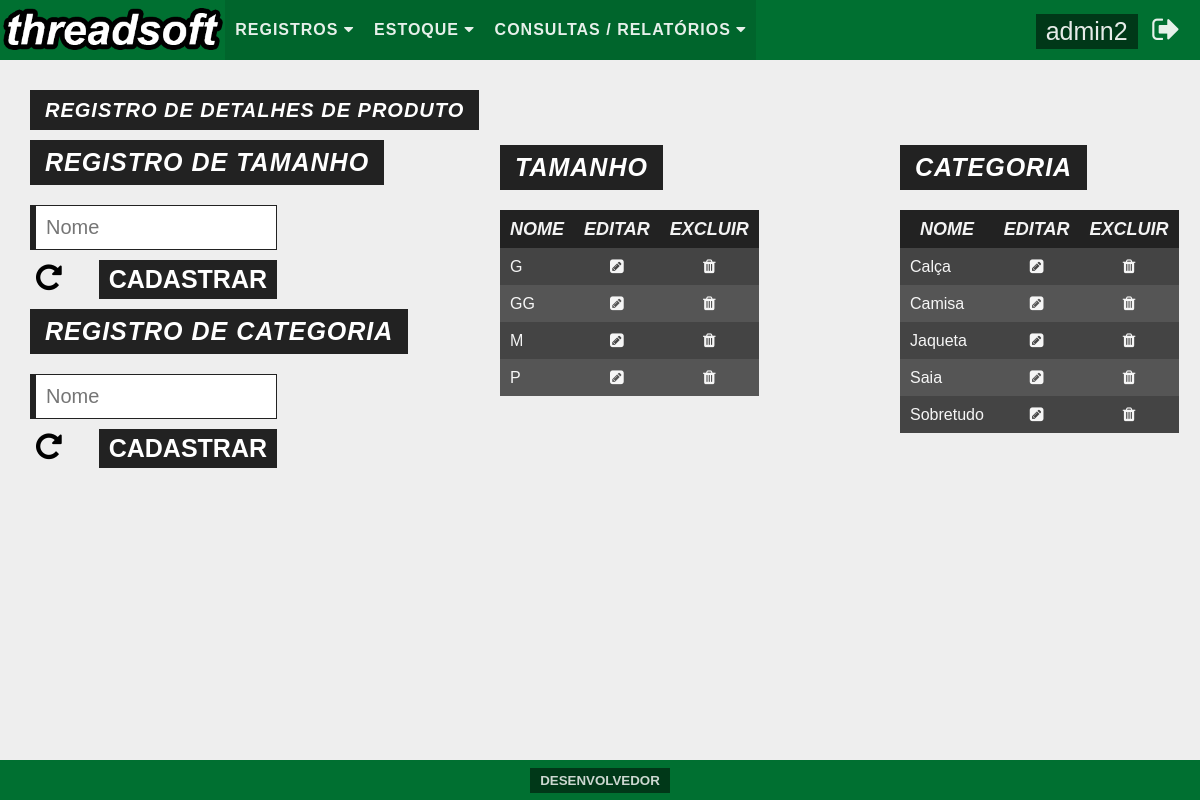
Page /pages/main.php?folder=system/prod-details/&file=fmadd_prod-details&ext=php (signed in) on the committed database.
### tables this page shows
CREATE TABLE `users` (
  `id` tinyint(2) UNSIGNED ZEROFILL NOT NULL COMMENT 'Este campo serve como identificador único para usuário.',
  `username` varchar(20) NOT NULL COMMENT 'Este campo é destinado a armazenar o nome de usuário.',
  `password` char(32) NOT NULL COMMENT 'Este campo é a armazenar a senha para o usuário.',
  `email` varchar(100) NOT NULL COMMENT 'Este campo é destinado a armazanar o e-mail do usuário.'
);

CREATE TABLE `sizes` (
  `id` tinyint(2) UNSIGNED ZEROFILL NOT NULL COMMENT 'Identificador único para tamanho.',
  `size` varchar(10) NOT NULL COMMENT 'Campo destinado a registrar o tamanho dos produtos.'
);

CREATE TABLE `categories` (
  `id` tinyint(2) UNSIGNED ZEROFILL NOT NULL COMMENT 'Identificador único de categorias.',
  `category` varchar(45) NOT NULL COMMENT 'Tabela destinada a registrar as categorias do produtos.'
);

### pages/system/prod-details/fmadd_prod-details.php (the view)
<div id="contentDoubleAdd">
  <h1>Registro de Detalhes de Produto</h1><br>
  <div>
    <div>
      <h2>Registro de Tamanho</h2>
      <div>
        <form action="?folder=system/prod-details/&file=add_size&ext=php" method="post">
          <input type="text" name="txtsize" placeholder="Nome"><br>
          <button type="reset" name="btnclean"><i class="fa fa-repeat" aria-hidden="true"></i></button>
          <button type="submit" name="btnsend">Cadastrar</button>
        </form>
      </div>
        <h2>Registro de Categoria</h2>
      <div>
        <form action="?folder=system/prod-details/&file=add_type&ext=php" method="post">
          <input type="text" name="txttype" placeholder="Nome"><br>
          <button type="reset" name="btnclean"><i class="fa fa-repeat" aria-hidden="true"></i></button>
          <button type="submit" name="btnsend">Cadastrar</button>
        </form>
      </div>
    </div>
    <div>
      <div>
        <div class="tableDoubleAdd">
          <h2>Tamanho</h2>
          <table>
            <?php
              $sql_sel_sizes = "SELECT size, id FROM sizes";
              $sql_sel_sizes_preparado = $conexaobd->prepare($sql_sel_sizes);
              $sql_sel_sizes_preparado->execute();
            ?>
            <thead>
              <tr>
                <th>Nome</th>
                <th>Editar</th>
                <th>Excluir</th>
              </tr>
            </thead>
            <tbody>
              <?php
                if($sql_sel_sizes_preparado->rowCount()>0){
                  while($sql_sel_sizes_dados = $sql_sel_sizes_preparado->fetch()){
              ?>
              <tr>
                <td><?php echo $sql_sel_sizes_dados['size']; ?></td>
                <td><a href="?folder=system/prod-details/&file=fmalt_size&ext=php&id=<?php echo $sql_sel_sizes_dados['id'] ?>"><i class="fa fa-pencil-square" aria-hidden="true"></i></a></td>
                <td><a href="?folder=system/prod-details/&file=del_size&ext=php&id=<?php echo $sql_sel_sizes_dados['id'] ?>"><i class="fa fa-trash" aria-hidden="true"></i></a></td>
              </tr>
              <?php
                  }
                }else{
              ?>
              <tr>
                <td align="center" colspan="3">Não há registros. </td>
              </tr>
              <?php
                }
              ?>
            </tbody>
          </table>
        </div>
        <div class="tableDoubleAdd">
        <h2>Categoria</h2>
          <table>
            <?php
              $sql_sel_types = "SELECT category, id FROM categories";
              $sql_sel_types_preparado = $conexaobd->prepare($sql_sel_types);
              $sql_sel_types_preparado->execute();
            ?>
            <thead>
              <tr>
                <th>Nome</th>
                <th>Editar</th>
                <th>Excluir</th>
              </tr>
            </thead>
            <tbody>
              <?php
                if($sql_sel_types_preparado->rowCount()>0){
                  while($sql_sel_types_dados = $sql_sel_types_preparado->fetch()){
              ?>
              <tr>
                <td><?php echo $sql_sel_types_dados['category']; ?></td>
                <td><a href="?folder=system/prod-details/&file=fmalt_type&ext=php&id=<?php echo $sql_sel_types_dados['id'] ?>"><i class="fa fa-pencil-square" aria-hidden="true"></i></a></td>
                <td><a href="?folder=system/prod-details/&file=del_type&ext=php&id=<?php echo $sql_sel_types_dados['id'] ?>"><i class="fa fa-trash" aria-hidden="true"></i></a></td>
              </tr>
              <?php
                  }
                }else{
              ?>
              <tr>
                <td align="center" colspan="3">Não há registros. </td>
              </tr>
              <?php
                }
              ?>
            </tbody>
          </table>
        </div>
      </div>
    </div>
  </div>
</div>

### pages/main.php (shortened to what this page needs)
<!DOCTYPE html>
<?php
  include "../security/database/dbconnect.php";
?>
<html>
  <head>
    <link rel="stylesheet" href="../css/reset.css">
    <link rel="stylesheet" href="../css/style.css">
    <link rel="stylesheet" href="../css/font-awesome-4.6.3/css/font-awesome.min.css">
  </head>
  <body>
    <header>
      <nav id="headerMenu">
        <a href="?folder=/&file=initial&ext=php"><img src="../img/logo.png" id="menuLogo"/></a>
        <ul id="menuList">
          <li class="dropdown">
               <a href="#" class="dropbtn">Registros <i class="fa fa-caret-down" aria-hidden="true"></i></a>
             </li><li class="dropdown">
            <a href="#" class="dropbtn">Estoque <i class="fa fa-caret-down" aria-hidden="true"></i></a>
          </li><li class="dropdown">
            <a href="#" class="dropbtn">Consultas / Relatórios <i class="fa fa-caret-down" aria-hidden="true"></i></a>
          </li>
        </ul>
        <div id="menuUser">
          <?php
            $sql_sel_users = "SELECT username, id FROM users WHERE id = ".$_SESSION['idUsuario'];
            $sql_sel_users_preparado = $conexaobd -> prepare($sql_sel_users);
            $sql_sel_users_preparado -> execute();
            $sql_sel_users_dados = $sql_sel_users_preparado -> fetch();
          ?>
          <a href="?folder=system/user/&file=fmalt_user&ext=php&id=<?php echo $sql_sel_users_dados['id'] ?>"><?php echo $sql_sel_users_dados['username'] ?></a>
          <a href="../security/authentication/logout_authentication.php"><i class="fa fa-sign-out" aria-hidden="true"></i></a>
        </div>
      </nav>
    </header>
    <?php
      if(isset($_GET['folder'])&&isset($_GET['file'])&&isset($_GET['ext'])){
        if(!include $_GET['folder'].$_GET['file'].".".$_GET['ext']){
          echo "<h1>Página não encontrada!</h1>";
        }
      }else{
        include "initial.php";
      }
    ?>
    <footer>
      <button onclick="openModal()" id="openModal">Desenvolvedor</button>
    </footer>
  </body>
</html>

### css/style.css (style rules this page uses)
body { background: #eee; }
#headerMenu { background: #007031; height: 60px; -webkit-user-select: none; width: 100%; margin-bottom: 20px; }
#menuLogo { display: inline-block; float: left; height: 80%; margin-top: 5px; }
#menuList { display: inline-block; float: left; }
#menuList > li { background: rgba(0,0,0, 0.1); color: rgba(255,255,255,0.7); display: inline-block; font-family: Arial, sans-serif; font-weight: bold; line-height: 60px; padding-left: 10px; padding-right: 10px; text-transform: uppercase; }
li a, .dropbtn { color: rgba(255,255,255,0.9); letter-spacing: 1px; text-decoration: none; }
li.dropdown { display: inline-block; }
#menuUser { float: right; font-family: Arial, sans-serif; margin-right: 20px; }
#menuUser > a { color: rgba(255,255,255,0.9); font-size: 25px; text-decoration: none; }
#menuUser > a:first-of-type { background: rgba(0,0,0,0.5); display: inline-block; padding: 5px 10px 5px 10px; }
#menuUser > a:last-of-type { font-size: 30px; line-height: 60px; margin-left: 10px; }
footer { background: #007031; bottom: 0; font-size: 14px; height: 40px; font-family: Arial, sans-serif; text-align: center; position: fixed; width: 100%; }
footer > button { border: none; text-transform: uppercase; cursor: pointer; outline: none; background: rgba(0,0,0,0.5); color: rgba(255,255,255,0.8); display: inline-block; font-weight: bold; margin-top: 8px; padding: 5px 10px 5px 10px; text-decoration: none; -webkit-user-select: none; }
#contentDoubleAdd { margin-left: 30px; }
#contentDoubleAdd > h1 { font-family: Arial, sans-serif; font-size: 20px; letter-spacing: 1px; font-style: italic; font-weight: bold; padding: 10px 15px 10px 15px; background: #222; color: #fff; text-transform: uppercase; display: inline-block; margin-top: 10px; }
#contentDoubleAdd > div:first-of-type div h2 { font-family: Arial, sans-serif; font-size: 25px; letter-spacing: 1px; font-style: italic; font-weight: bold; padding: 10px 15px 10px 15px; background: #222; color: #fff; text-transform: uppercase; display: inline-block; margin-top: 10px; overflow: none; white-space: nowrap; }
#contentDoubleAdd > div:first-of-type div > div { margin-top: 20px; width: 247px; background: rgba(0,0,0,0.0); }
#contentDoubleAdd > div:first-of-type div > div:last-of-type { margin-bottom: 50px; }
#contentDoubleAdd > div:first-of-type div > div > form > input { width: 220px; border: none; border-left: 6px solid #222; border-top: 1px solid #222; border-right: 1px solid #222; border-bottom: 1px solid #222; margin-bottom: 10px; outline: none; padding: 10px; font-size: 20px; }
#contentDoubleAdd > div:first-of-type div > div > form > button:first-of-type { background: none; border: none; outline: none; font-size: 30px; cursor: pointer; }
#contentDoubleAdd > div:first-of-type div > div > form > button:last-of-type { border: none; background: #222; outline: none; font-size: 25px; color: #fff; text-transform: uppercase; padding: 5px 10px 5px 10px; float: right; font-weight: bold; cursor: pointer; }
.tableDoubleAdd { float: left; width: auto !important; max-height: 500px; overflow-y: auto; margin-top: 20px; max-width: 389px; }
.tableDoubleAdd:first-of-type { position: absolute; top: 115px; left: 500px; }
.tableDoubleAdd:last-of-type { position: absolute; top: 115px; left: 900px; }
.tableDoubleAdd table { margin-top: 20px; background: #222; color: rgba(255,255,255,0.95); font-family: Arial, sans-serif; }
.tableDoubleAdd td { font-size: 16px; padding: 10px; }
.tableDoubleAdd tbody td:first-of-type { text-align: left; }
.tableDoubleAdd tbody td { text-align: center; max-width: 150px; }
.tableDoubleAdd tbody td a { text-decoration: none; color: rgba(255,255,255,0.95); }
.tableDoubleAdd tbody tr:nth-child(odd) { background: #444; }
.tableDoubleAdd tbody tr:nth-child(even) { background: #555; }
.tableDoubleAdd th { padding: 10px; font-weight: bold; font-style: italic; font-size: 18px; text-transform: uppercase; }

### rows in the picture
users: username "admin2"
sizes: size "G"
sizes: size "GG"
sizes: size "M"
sizes: size "P"
categories: category "Calça"
categories: category "Camisa"
categories: category "Jaqueta"
categories: category "Saia"
categories: category "Sobretudo"
